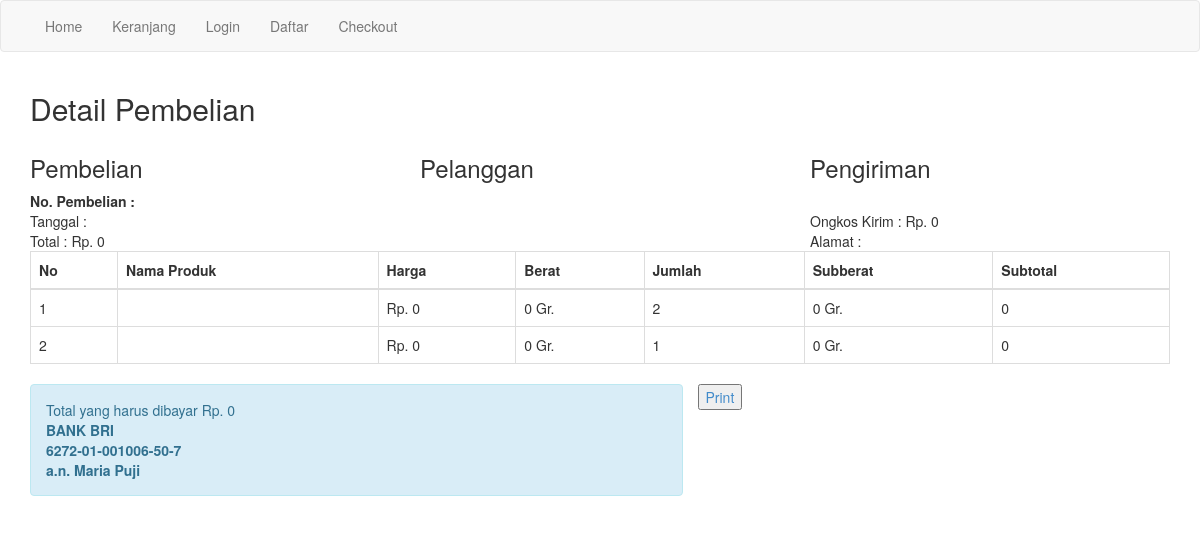
/nota.php, run on the app's committed database.
### tables this page shows
CREATE TABLE `pembelian_produk` (
  `id_pembelian_produk` int(11) NOT NULL,
  `id_pembelian` int(11) NOT NULL,
  `id_produk` int(11) NOT NULL,
  `jumlah` int(11) NOT NULL,
  `nama` varchar(100) NOT NULL,
  `harga` int(11) NOT NULL,
  `berat` int(11) NOT NULL,
  `subberat` int(11) NOT NULL,
  `subharga` int(11) NOT NULL
);

### nota.php (the view, shortened to what this page needs)
<?php
include 'koneksi.php';
?>
<!DOCTYPE html>
<html>
<head>
    <link rel="stylesheet" href="admin/assets/css/bootstrap.css">
</head>
<body>
    <?php include 'menu.php' ?>
    <section class="konten">
        <div class="container">
        <h2>Detail Pembelian</h2>
        <?php
            $ambil = $koneksi->query("SELECT * FROM pembelian JOIN pelanggan ON pembelian.id_pelanggan=pelanggan.id_pelanggan WHERE pembelian.id_pembelian='$_GET[id]'");
            $detail = $ambil->fetch_assoc();
        ?>
        <div class="row">
            <div class="col-md-4">
                <h3>Pembelian</h3>
                <strong>No. Pembelian : <?php echo $detail['id_pembelian'] ?></strong><br>
                Tanggal : <?php echo $detail['tanggal_pembelian']; ?><br>
                Total : Rp. <?php echo number_format($detail['total_pembelian']) ?>
            </div>
            <div class="col-md-4">
                <h3>Pelanggan</h3>
                <p>
                    <?php echo $detail['telepon_pelanggan']; ?><br>
                </p>
            </div>
            <div class="col-md-4">
                <h3>Pengiriman</h3>
                <strong><?php echo $detail['ekspedisi'] ?></strong> <br>
                Ongkos Kirim : Rp. <?php echo number_format($detail['tarif']); ?><br>
                Alamat : <?php echo $detail['alamat_pengiriman'] ?>
            </div>
        </div>
        <table class="table table-bordered">
            <thead>
                <tr>
                    <th>No</th>
                    <th>Nama Produk</th>
                    <th>Harga</th>
                    <th>Berat</th>
                    <th>Jumlah</th>
                    <th>Subberat</th>
                    <th>Subtotal</th>
                </tr>
            </thead>
            <tbody>
            <?php $nomor=1; ?>
                <?php $ambil=$koneksi->query("SELECT * FROM pembelian_produk WHERE id_pembelian='$_GET[id]'"); ?>
                <?php while($pecah=$ambil->fetch_assoc()){ ?>
                <tr>
                    <td><?php echo $nomor; ?></td>
                    <td><?php echo $pecah['nama']; ?></td>
                    <td>Rp. <?php echo number_format($pecah['harga']); ?></td>
                    <td><?php echo $pecah['berat']; ?> Gr.</td>
                    <td><?php echo $pecah['jumlah']; ?></td>
                    <td><?php echo $pecah['subberat']; ?> Gr.</td>
                    <td><?php echo number_format($pecah['subharga']) ?></td>
                </tr>
                <?php $nomor++; ?>
                <?php } ?>
            </tbody>
        </table>
        <div class="row">
            <div class="col-md-7">
                <div class="alert alert-info">
                    <p>
                        Total yang harus dibayar Rp. <?php echo number_format($detail['total_pembelian']); ?> <br>
                        <strong>BANK BRI <br>6272-01-001006-50-7<br> a.n. Maria Puji</strong>
                    </p>
                </div>
            </div>
            <div>
                <a href="<?php echo $pecah["id_pembelian"]; ?>">
                    <button onClick="window.print();">Print</button>
                </a>
            </div>
        </div>
    </section>
</body>
</html>

### data on the page
pembelian_produk: harga "0", berat "0", jumlah "2", subberat "0", subharga "0"
pembelian_produk: harga "0", berat "0", jumlah "1", subberat "0", subharga "0"

### other printed values
$detail['total_pembelian'] "0"
$detail['tarif'] "0"
